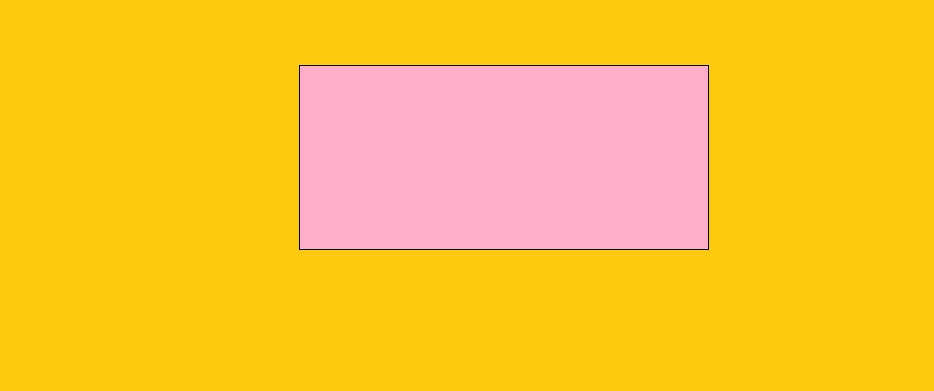
%> input picture Sample.jpg, 934 x 391 px
$ octave histeq_q2.m   (GNU Octave 9; MATLAB toolbox functions it lacks are replaced by stand-ins)
%> lines starting %> are read from the running program, lines starting %| are printed output that depends on the picture
img = imread(uigetfile);
%> the answer given: Sample.jpg
%> img is the input picture: size 391x934x3 uint8; mean R, G, B 253.9, 194.9, 51.6
imgray = rgb2gray(img);
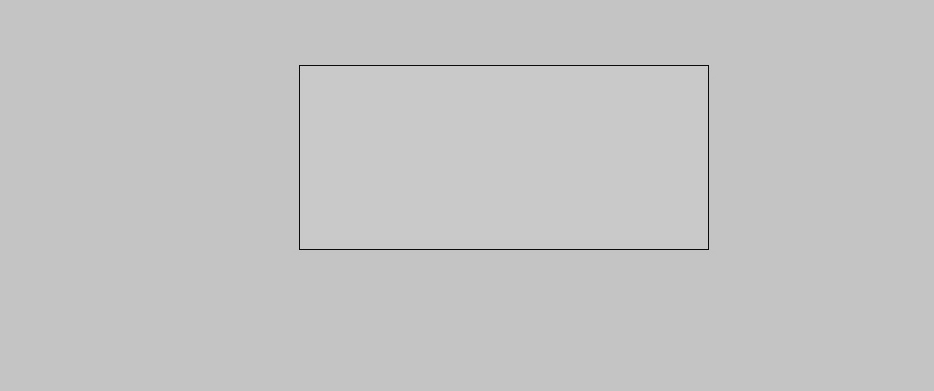
%> imgray: size 391x934 uint8; min 9, max 207, mean 196.4
histo = imhist(imgray);
%> histo = 256 values, max 288353 at index 197, min 0 at index 1, mean 1426.5
hist_equi = histeq(imgray);
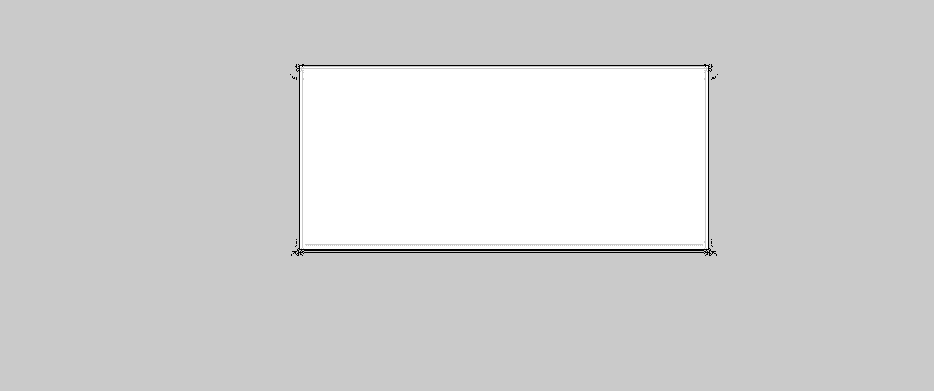
%> hist_equi: size 391x934 uint8; min 0, max 255, mean 211.4
subplot(2,2,1);imshow(imgray);title('Oringinal Image');
subplot(2,2,2);imhist(imgray);title('Histogram of the Image');
subplot(2,2,3);imshow(hist_equi);title('Histogram Equilized Image');
subplot(2,2,4);imhist(hist_equi);title('Histogram of Equilized Image');
%> after `title('Histogram of Equilized Image')`:
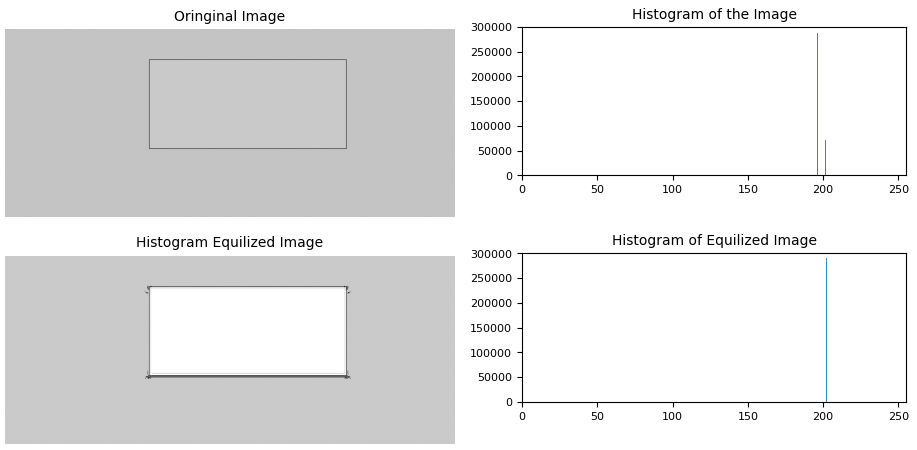
%> figure redrawn from the program's plot data, 4 panels
